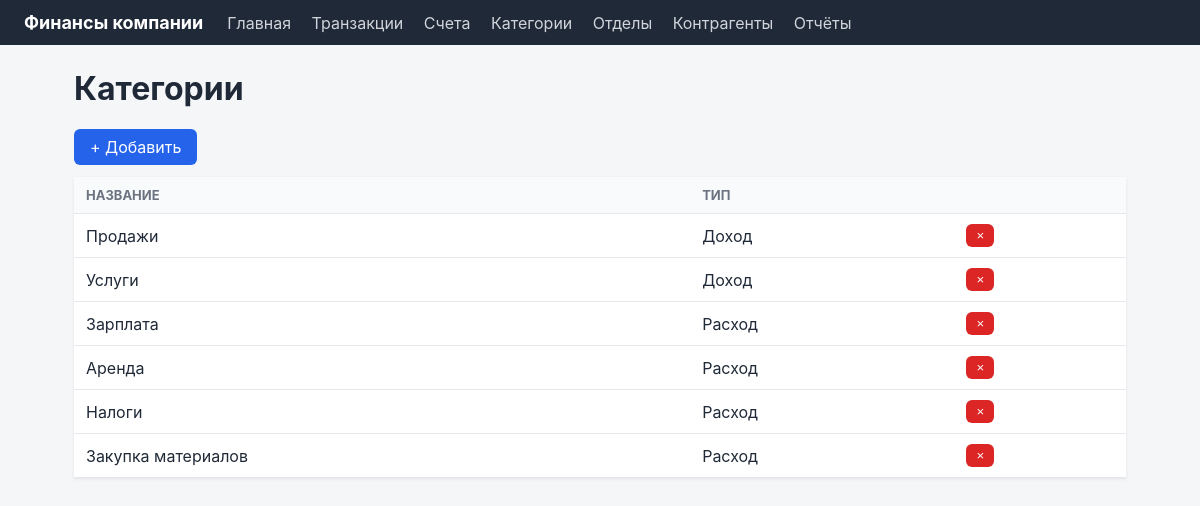
Page /categories/ on the committed database.
### app/models.py (models this page shows, shortened)
class Category(db.Model):
    __tablename__ = "categories"
    id = db.Column(db.Integer, primary_key=True)
    name = db.Column(db.String(100), nullable=False, unique=True)
    type = db.Column(db.Enum(TransactionType), nullable=False)
    transactions = db.relationship("Transaction", back_populates="category")

### app/routes/categories.py (the view)
@bp.route("/")
def list_view():
    return render_template("categories/list.html", categories=Category.query.all())

### app/templates/categories/list.html (shortened to what this page needs)
{% extends "base.html" %}
{% block content %}
<h1>Категории</h1>
<a class="btn" href="{{ url_for('categories.create') }}">+ Добавить</a>
<table>
    <tr><th>Название</th><th>Тип</th><th></th></tr>
    {% for c in categories %}
    <tr>
        <td>{{ c.name }}</td>
        <td>{{ "Доход" if c.type.value == "income" else "Расход" }}</td>
        <td>
            <form method="post" action="{{ url_for('categories.delete', category_id=c.id) }}"
                  onsubmit="return confirm('Удалить?')">
                <button class="btn-danger">×</button>
            </form>
        </td>
    </tr>
    {% endfor %}
</table>
{% endblock %}

### app/static/css/style.css (style rules this page uses)
* { box-sizing: border-box; }
body { margin: 0; font-family: -apple-system, "Segoe UI", Roboto, sans-serif; background: #f4f6f8; color: #1f2937; }
h1 { margin-top: 0; }
table { width: 100%; border-collapse: collapse; background: #fff; margin: 12px 0; box-shadow: 0 1px 3px rgba(0,0,0,0.08); }
th, td { padding: 10px 12px; text-align: left; border-bottom: 1px solid #e5e7eb; }
th { background: #f9fafb; font-size: 13px; text-transform: uppercase; color: #6b7280; }
.btn, button.btn { background: #2563eb; color: #fff; padding: 8px 16px; border: none; border-radius: 6px; text-decoration: none; cursor: pointer; display: inline-block; }
.btn-danger { background: #dc2626; color: #fff; border: none; padding: 4px 10px; border-radius: 6px; cursor: pointer; }

### rows in the picture
Category: name "Продажи", type "Доход"
Category: name "Услуги", type "Доход"
Category: name "Зарплата", type "Расход"
Category: name "Аренда", type "Расход"
Category: name "Налоги", type "Расход"
Category: name "Закупка материалов", type "Расход"
